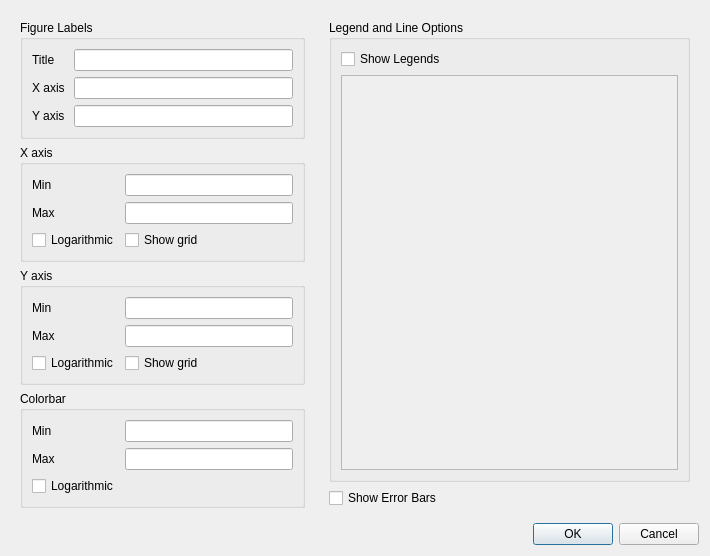
<?xml version="1.0" encoding="UTF-8"?>
<ui version="4.0">
 <class>Dialog</class>
 <widget class="QDialog" name="Dialog">
  <property name="geometry">
   <rect>
    <x>0</x>
    <y>0</y>
    <width>710</width>
    <height>501</height>
   </rect>
  </property>
  <property name="sizePolicy">
   <sizepolicy hsizetype="Preferred" vsizetype="Preferred">
    <horstretch>0</horstretch>
    <verstretch>0</verstretch>
   </sizepolicy>
  </property>
  <property name="windowTitle">
   <string>Plot Options</string>
  </property>
  <layout class="QGridLayout" name="gridLayout_3">
   <item row="0" column="0">
    <widget class="QWidget" name="axis_options" native="true">
     <property name="sizePolicy">
      <sizepolicy hsizetype="Expanding" vsizetype="Expanding">
       <horstretch>4</horstretch>
       <verstretch>1</verstretch>
      </sizepolicy>
     </property>
     <property name="minimumSize">
      <size>
       <width>0</width>
       <height>0</height>
      </size>
     </property>
     <layout class="QVBoxLayout" name="verticalLayout">
      <item>
       <widget class="QGroupBox" name="groupBox">
        <property name="title">
         <string>Figure Labels</string>
        </property>
        <layout class="QGridLayout" name="gridLayout_5">
         <item row="1" column="1">
          <widget class="QLineEdit" name="lneFigureTitle">
           <property name="layoutDirection">
            <enum>Qt::LeftToRight</enum>
           </property>
          </widget>
         </item>
         <item row="2" column="1">
          <widget class="QLineEdit" name="lneXAxisLabel"/>
         </item>
         <item row="5" column="1">
          <widget class="QLineEdit" name="lneYAxisLabel"/>
         </item>
         <item row="1" column="0">
          <widget class="QLabel" name="label">
           <property name="text">
            <string>Title</string>
           </property>
          </widget>
         </item>
         <item row="2" column="0">
          <widget class="QLabel" name="label_3">
           <property name="text">
            <string>X axis </string>
           </property>
          </widget>
         </item>
         <item row="5" column="0">
          <widget class="QLabel" name="label_2">
           <property name="text">
            <string>Y axis</string>
           </property>
          </widget>
         </item>
        </layout>
       </widget>
      </item>
      <item>
       <widget class="QGroupBox" name="groupBox_2">
        <property name="title">
         <string>X axis</string>
        </property>
        <layout class="QGridLayout" name="gridLayout">
         <item row="0" column="0">
          <widget class="QLabel" name="label_4">
           <property name="text">
            <string>Min</string>
           </property>
          </widget>
         </item>
         <item row="0" column="1">
          <widget class="QLineEdit" name="lneXMin">
           <property name="maximumSize">
            <size>
             <width>16777215</width>
             <height>16777215</height>
            </size>
           </property>
          </widget>
         </item>
         <item row="1" column="0">
          <widget class="QLabel" name="label_5">
           <property name="text">
            <string>Max</string>
           </property>
          </widget>
         </item>
         <item row="1" column="1">
          <widget class="QLineEdit" name="lneXMax">
           <property name="maximumSize">
            <size>
             <width>16777215</width>
             <height>16777215</height>
            </size>
           </property>
          </widget>
         </item>
         <item row="2" column="0">
          <widget class="QCheckBox" name="chkXLog">
           <property name="text">
            <string>Logarithmic</string>
           </property>
          </widget>
         </item>
         <item row="2" column="1">
          <widget class="QCheckBox" name="chkXGrid">
           <property name="text">
            <string>Show grid</string>
           </property>
          </widget>
         </item>
        </layout>
       </widget>
      </item>
      <item>
       <widget class="QGroupBox" name="groupBox_3">
        <property name="title">
         <string>Y axis</string>
        </property>
        <layout class="QGridLayout" name="gridLayout_2">
         <item row="0" column="0">
          <widget class="QLabel" name="label_6">
           <property name="text">
            <string>Min</string>
           </property>
          </widget>
         </item>
         <item row="0" column="1">
          <widget class="QLineEdit" name="lneYMin">
           <property name="maximumSize">
            <size>
             <width>16777215</width>
             <height>16777215</height>
            </size>
           </property>
          </widget>
         </item>
         <item row="1" column="0">
          <widget class="QLabel" name="label_7">
           <property name="text">
            <string>Max</string>
           </property>
          </widget>
         </item>
         <item row="1" column="1">
          <widget class="QLineEdit" name="lneYMax">
           <property name="maximumSize">
            <size>
             <width>16777215</width>
             <height>16777215</height>
            </size>
           </property>
           <property name="layoutDirection">
            <enum>Qt::LeftToRight</enum>
           </property>
          </widget>
         </item>
         <item row="2" column="0">
          <widget class="QCheckBox" name="chkYLog">
           <property name="text">
            <string>Logarithmic</string>
           </property>
          </widget>
         </item>
         <item row="2" column="1">
          <widget class="QCheckBox" name="chkYGrid">
           <property name="text">
            <string>Show grid</string>
           </property>
          </widget>
         </item>
        </layout>
       </widget>
      </item>
      <item>
       <widget class="QGroupBox" name="groupBox_4">
        <property name="title">
         <string>Colorbar</string>
        </property>
        <layout class="QGridLayout" name="gridLayout_4">
         <item row="0" column="0">
          <widget class="QLabel" name="lblCMin">
           <property name="text">
            <string>Min</string>
           </property>
          </widget>
         </item>
         <item row="0" column="1">
          <widget class="QLineEdit" name="lneCMin"/>
         </item>
         <item row="1" column="0">
          <widget class="QLabel" name="lblCMax">
           <property name="text">
            <string>Max</string>
           </property>
          </widget>
         </item>
         <item row="1" column="1">
          <widget class="QLineEdit" name="lneCMax"/>
         </item>
         <item row="2" column="0">
          <widget class="QCheckBox" name="chkLogarithmic">
           <property name="text">
            <string>Logarithmic</string>
           </property>
          </widget>
         </item>
        </layout>
       </widget>
      </item>
     </layout>
    </widget>
   </item>
   <item row="0" column="1">
    <widget class="QWidget" name="cut_options" native="true">
     <property name="sizePolicy">
      <sizepolicy hsizetype="Expanding" vsizetype="Expanding">
       <horstretch>5</horstretch>
       <verstretch>1</verstretch>
      </sizepolicy>
     </property>
     <property name="minimumSize">
      <size>
       <width>0</width>
       <height>0</height>
      </size>
     </property>
     <property name="layoutDirection">
      <enum>Qt::LeftToRight</enum>
     </property>
     <layout class="QVBoxLayout" name="verticalLayout_3">
      <item>
       <widget class="QGroupBox" name="groupBox_legend">
        <property name="sizePolicy">
         <sizepolicy hsizetype="Expanding" vsizetype="Expanding">
          <horstretch>0</horstretch>
          <verstretch>0</verstretch>
         </sizepolicy>
        </property>
        <property name="minimumSize">
         <size>
          <width>0</width>
          <height>0</height>
         </size>
        </property>
        <property name="title">
         <string>Legend and Line Options</string>
        </property>
        <layout class="QVBoxLayout" name="verticalLayout_2">
         <property name="sizeConstraint">
          <enum>QLayout::SetNoConstraint</enum>
         </property>
         <item>
          <widget class="QCheckBox" name="chkShowLegends">
           <property name="text">
            <string>Show Legends</string>
           </property>
          </widget>
         </item>
         <item>
          <widget class="QScrollArea" name="scrollArea">
           <property name="sizePolicy">
            <sizepolicy hsizetype="Expanding" vsizetype="Expanding">
             <horstretch>1</horstretch>
             <verstretch>1</verstretch>
            </sizepolicy>
           </property>
           <property name="minimumSize">
            <size>
             <width>0</width>
             <height>0</height>
            </size>
           </property>
           <property name="lineWidth">
            <number>0</number>
           </property>
           <property name="horizontalScrollBarPolicy">
            <enum>Qt::ScrollBarAlwaysOff</enum>
           </property>
           <property name="widgetResizable">
            <bool>true</bool>
           </property>
           <property name="alignment">
            <set>Qt::AlignLeading|Qt::AlignLeft|Qt::AlignTop</set>
           </property>
           <widget class="QWidget" name="scrollAreaWidgetContents">
            <property name="geometry">
             <rect>
              <x>0</x>
              <y>0</y>
              <width>341</width>
              <height>355</height>
             </rect>
            </property>
            <layout class="QVBoxLayout" name="verticalLayout_legend">
             <property name="spacing">
              <number>4</number>
             </property>
             <property name="sizeConstraint">
              <enum>QLayout::SetDefaultConstraint</enum>
             </property>
             <property name="leftMargin">
              <number>5</number>
             </property>
             <property name="topMargin">
              <number>5</number>
             </property>
             <property name="bottomMargin">
              <number>5</number>
             </property>
            </layout>
           </widget>
          </widget>
         </item>
        </layout>
       </widget>
      </item>
      <item>
       <widget class="QCheckBox" name="chkShowErrorBars">
        <property name="sizePolicy">
         <sizepolicy hsizetype="Minimum" vsizetype="Minimum">
          <horstretch>0</horstretch>
          <verstretch>0</verstretch>
         </sizepolicy>
        </property>
        <property name="text">
         <string>Show Error Bars</string>
        </property>
       </widget>
      </item>
     </layout>
    </widget>
   </item>
   <item row="1" column="0" colspan="2">
    <widget class="QDialogButtonBox" name="buttonBox">
     <property name="sizePolicy">
      <sizepolicy hsizetype="Minimum" vsizetype="Fixed">
       <horstretch>0</horstretch>
       <verstretch>0</verstretch>
      </sizepolicy>
     </property>
     <property name="layoutDirection">
      <enum>Qt::LeftToRight</enum>
     </property>
     <property name="standardButtons">
      <set>QDialogButtonBox::Cancel|QDialogButtonBox::Ok</set>
     </property>
    </widget>
   </item>
  </layout>
 </widget>
 <resources/>
 <connections/>
</ui>
